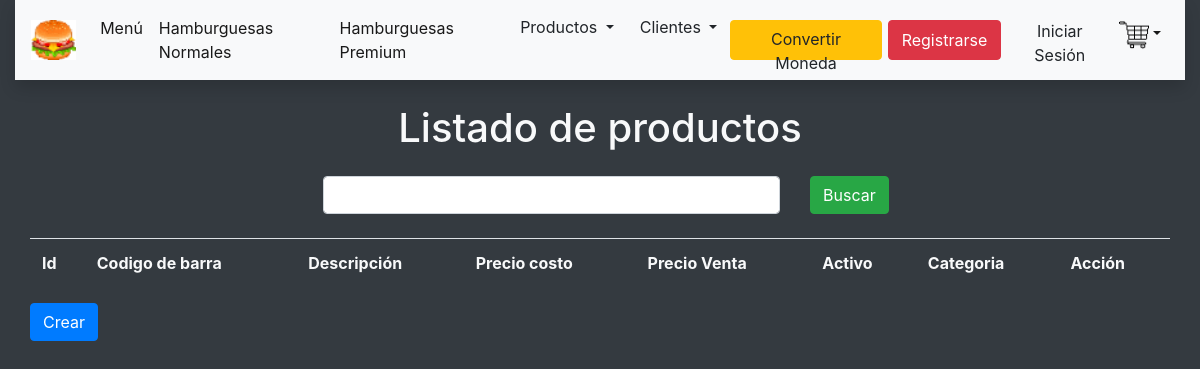
/listadoProducto, run on an earlier commit of the app's database.
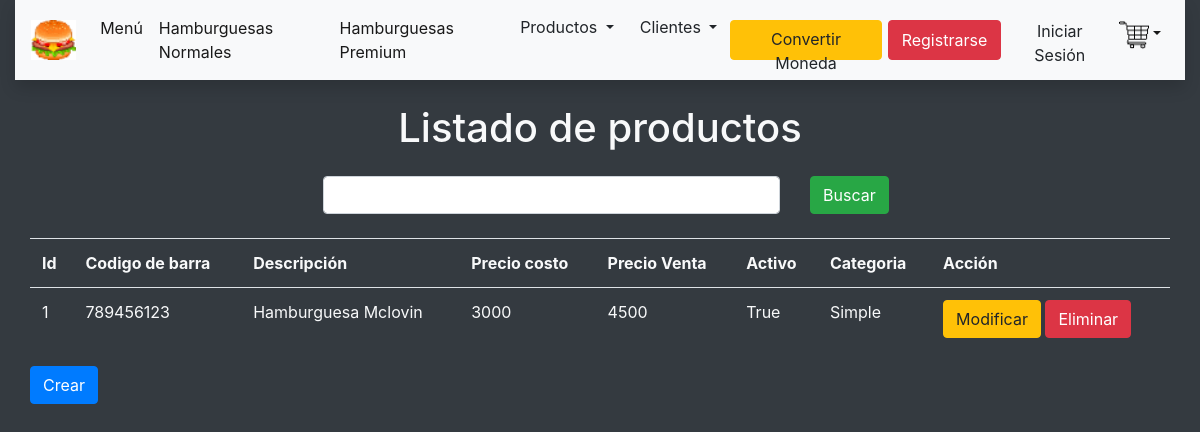
And on a later commit of the database.
### hamburgame/models.py (models this page shows, shortened)
class Producto(models.Model):
    id          = models.IntegerField(primary_key = True)
    categoria   = models.ForeignKey(Categoria, on_delete=models.CASCADE, verbose_name="Categoría")
    codigoBarra = models.IntegerField(verbose_name="Código de Barras")
    descripcion = models.CharField(max_length=50, verbose_name="Descripción")
    precioCosto = models.IntegerField(verbose_name="Precio Costo")
    precioVenta = models.IntegerField(verbose_name="Precio Venta")
    activo      = models.BooleanField(verbose_name="Activo")

class Categoria(models.Model):
    id = models.IntegerField(primary_key = True)
    nombre = models.CharField(max_length=50)
    activo = models.BooleanField()
    def __str__(self):
        return self.nombre

### hamburgame/views.py (the view)
# urls.py: path('listadoProducto', listadoProducto, name="listadoProducto"),
def listadoProducto(request):
    productos = Producto.objects.all()
    if request.method == 'POST':
        buscar = request.POST['txtBuscar']
        productos = Producto.objects.filter(descripcion__contains = buscar).order_by('descripcion') # select * from Categoria where nombre like '%patron%'
    contexto = { 'productos' : productos  }
    return render(request, 'listadoProducto.html', contexto)

### hamburgame/templates/listadoProducto.html (shortened to what this page needs)
{% extends "plantillaBase.html" %} {% load static %} {% block titulo %} {{ 'Listado de productos' }} {% endblock %} {% block tituloPestana %} {{ 'Listado de productos' }} {% endblock %} {% block contenido %}
<form method="post">
    <div class="row mt-4 justify-content-center">
        <div class="col-5">
            <input type="text" name="txtBuscar" class="form-control">
        </div>
        <div class="col-1">
            <input type="submit" class="btn btn-success" value="Buscar">
        </div>
    </div>
</form>
<div class="row mt-4">
    <div class="col-12">
        <table class="table">
            <tr class="text-light">
                <th>Id</th>
                <th>Codigo de barra</th>
                <th>Descripción</th>
                <th>Precio costo</th>
                <th>Precio Venta</th>
                <th>Activo</th>
                <th>Categoria</th>
                <th>Acción</th>
            </tr>
            {% for producto in productos %}
            <tr class="text-light">
                <td>{{ producto.id }}</td>
                <td>{{ producto.codigoBarra }}</td>
                <td>{{ producto.descripcion }}</td>
                <td>{{ producto.precioCosto }}</td>
                <td>{{ producto.precioVenta }}</td>
                <td>{{ producto.activo }}</td>
                <td>{{ producto.categoria }}</td>
                <td>
                    <a href="{% url 'formModProducto' producto.id %}" class="btn btn-warning" target="_blank">Modificar</a>
                    <a href="{% url 'eliminarProducto' producto.id %}" class="btn btn-danger">Eliminar</a>
                </td>
            </tr>
            {% endfor %}
        </table>
        <a href="{% url 'formProducto' %}" class="btn btn-primary">Crear</a>
    </div>
</div>
{% endblock%}

What changed in the data, as far as the page shows it:
added Producto: id "1", codigoBarra "789456123", descripcion "Hamburguesa Mclovin", precioCosto "3000", precioVenta "4500", activo "True", categoria "Simple"
